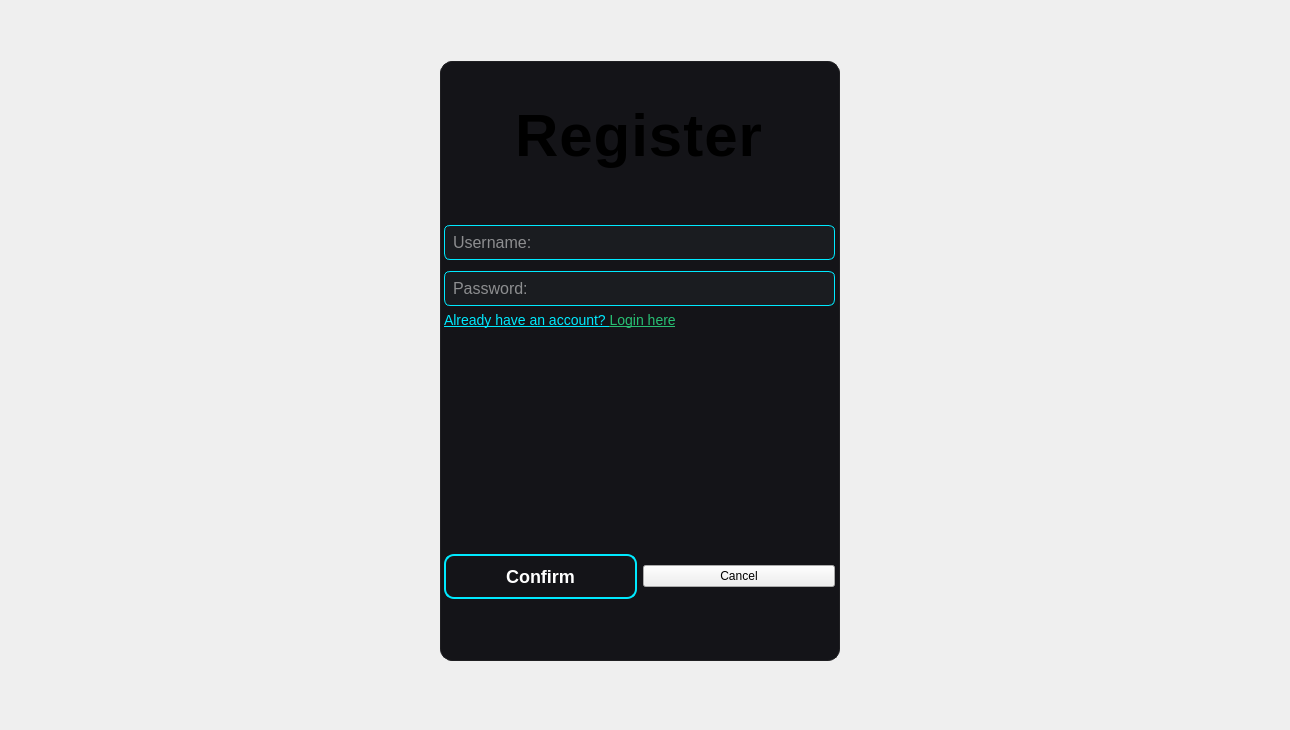
      <widget class="QWidget" name="RegisterPage">
       <property name="styleSheet">
        <string notr="true">QFrame#registerCard {
    background-color: #141418;
    border: 1px solid #1f1f22;
    border-radius: 12px;
    padding: 25px;
}
QLineEdit {
    background-color: #1a1c20;
    border: 1px solid #00eaff;
    border-radius: 6px;
    padding: 6px;
    color: white;
    font-size: 16px;
}
QPushButton#btnRegisterConfirm {
    background-color: #141418;
    border: 2px solid #00eaff;
    border-radius: 10px;
    padding: 10px;
    color: white;
    font-size: 18px;
    font-weight: 500;
}

QPushButton#btnRegisterConfirm:hover {
    background-color: #00eaff;
    color: #0d0d0f;
}
QLabel#lblToLogin {
    color: #00eaff;
    font-size: 14px;
    text-decoration: underline;
}

QLabel#lblToLogin:hover {
    color: #66f0ff;
}
QLabel#lblRegisterTitle {
    font-size: 60px;
    font-weight: bold;
    letter-spacing: 1px;
	border-width: 2px;
}

</string>
       </property>
       <widget class="QWidget" name="verticalLayoutWidget_3">
        <property name="geometry">
         <rect>
          <x>0</x>
          <y>0</y>
          <width>1281</width>
          <height>721</height>
         </rect>
        </property>
        <layout class="QVBoxLayout" name="verticalLayout_6">
         <property name="spacing">
          <number>10</number>
         </property>
         <item>
          <spacer name="verticalSpacer_18">
           <property name="orientation">
            <enum>Qt::Orientation::Vertical</enum>
           </property>
           <property name="sizeType">
            <enum>QSizePolicy::Policy::Expanding</enum>
           </property>
           <property name="sizeHint" stdset="0">
            <size>
             <width>20</width>
             <height>10</height>
            </size>
           </property>
          </spacer>
         </item>
         <item alignment="Qt::AlignmentFlag::AlignHCenter">
          <widget class="QFrame" name="registerCard">
           <property name="minimumSize">
            <size>
             <width>400</width>
             <height>600</height>
            </size>
           </property>
           <property name="frameShape">
            <enum>QFrame::Shape::StyledPanel</enum>
           </property>
           <property name="frameShadow">
            <enum>QFrame::Shadow::Raised</enum>
           </property>
           <widget class="QWidget" name="verticalLayoutWidget_5">
            <property name="geometry">
             <rect>
              <x>4</x>
              <y>0</y>
              <width>391</width>
              <height>601</height>
             </rect>
            </property>
            <layout class="QVBoxLayout" name="verticalLayout_7">
             <item>
              <spacer name="verticalSpacer_19">
               <property name="orientation">
                <enum>Qt::Orientation::Vertical</enum>
               </property>
               <property name="sizeHint" stdset="0">
                <size>
                 <width>20</width>
                 <height>40</height>
                </size>
               </property>
              </spacer>
             </item>
             <item alignment="Qt::AlignmentFlag::AlignHCenter">
              <widget class="QLabel" name="lblRegisterTitle">
               <property name="font">
                <font>
                 <pointsize>-1</pointsize>
                 <bold>true</bold>
                </font>
               </property>
               <property name="text">
                <string>Register</string>
               </property>
              </widget>
             </item>
             <item>
              <spacer name="verticalSpacer_20">
               <property name="orientation">
                <enum>Qt::Orientation::Vertical</enum>
               </property>
               <property name="sizeType">
                <enum>QSizePolicy::Policy::Fixed</enum>
               </property>
               <property name="sizeHint" stdset="0">
                <size>
                 <width>20</width>
                 <height>50</height>
                </size>
               </property>
              </spacer>
             </item>
             <item>
              <widget class="QLineEdit" name="txtUsername_Reg">
               <property name="toolTip">
                <string/>
               </property>
               <property name="placeholderText">
                <string>Username:</string>
               </property>
              </widget>
             </item>
             <item>
              <spacer name="verticalSpacer_21">
               <property name="orientation">
                <enum>Qt::Orientation::Vertical</enum>
               </property>
               <property name="sizeType">
                <enum>QSizePolicy::Policy::Fixed</enum>
               </property>
               <property name="sizeHint" stdset="0">
                <size>
                 <width>20</width>
                 <height>5</height>
                </size>
               </property>
              </spacer>
             </item>
             <item>
              <widget class="QLineEdit" name="txtPassword_Reg">
               <property name="contextMenuPolicy">
                <enum>Qt::ContextMenuPolicy::NoContextMenu</enum>
               </property>
               <property name="echoMode">
                <enum>QLineEdit::EchoMode::Password</enum>
               </property>
               <property name="placeholderText">
                <string>Password:</string>
               </property>
              </widget>
             </item>
             <item>
              <widget class="QLabel" name="lblToLogin">
               <property name="text">
                <string>&lt;html&gt;&lt;head/&gt;&lt;body&gt;&lt;p&gt;Already have an account? &lt;a href=&quot;#&quot;&gt;&lt;span style=&quot; color:#27bf73;&quot;&gt;Login here&lt;/span&gt;&lt;/a&gt;&lt;/p&gt;&lt;/body&gt;&lt;/html&gt;</string>
               </property>
              </widget>
             </item>
             <item alignment="Qt::AlignmentFlag::AlignHCenter">
              <widget class="QLabel" name="lblRegisterError">
               <property name="styleSheet">
                <string notr="true">QLabel{
	color:&quot;red&quot;;
}</string>
               </property>
               <property name="text">
                <string/>
               </property>
              </widget>
             </item>
             <item>
              <spacer name="verticalSpacer_22">
               <property name="orientation">
                <enum>Qt::Orientation::Vertical</enum>
               </property>
               <property name="sizeType">
                <enum>QSizePolicy::Policy::Fixed</enum>
               </property>
               <property name="sizeHint" stdset="0">
                <size>
                 <width>20</width>
                 <height>200</height>
                </size>
               </property>
              </spacer>
             </item>
             <item>
              <layout class="QHBoxLayout" name="horizontalLayout_4">
               <item>
                <widget class="QPushButton" name="btnRegisterConfirm">
                 <property name="text">
                  <string>Confirm</string>
                 </property>
                </widget>
               </item>
               <item>
                <widget class="QPushButton" name="btnCancelReg">
                 <property name="text">
                  <string>Cancel</string>
                 </property>
                </widget>
               </item>
              </layout>
             </item>
             <item>
              <spacer name="verticalSpacer_23">
               <property name="orientation">
                <enum>Qt::Orientation::Vertical</enum>
               </property>
               <property name="sizeHint" stdset="0">
                <size>
                 <width>20</width>
                 <height>20</height>
                </size>
               </property>
              </spacer>
             </item>
             <item>
              <spacer name="verticalSpacer_24">
               <property name="orientation">
                <enum>Qt::Orientation::Vertical</enum>
               </property>
               <property name="sizeHint" stdset="0">
                <size>
                 <width>20</width>
                 <height>40</height>
                </size>
               </property>
              </spacer>
             </item>
            </layout>
           </widget>
          </widget>
         </item>
         <item>
          <spacer name="verticalSpacer_25">
           <property name="orientation">
            <enum>Qt::Orientation::Vertical</enum>
           </property>
           <property name="sizeType">
            <enum>QSizePolicy::Policy::Expanding</enum>
           </property>
           <property name="sizeHint" stdset="0">
            <size>
             <width>20</width>
             <height>10</height>
            </size>
           </property>
          </spacer>
         </item>
        </layout>
       </widget>
      </widget>
